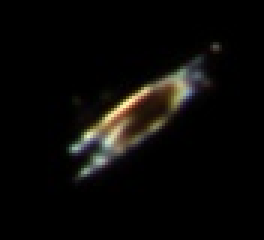
#> input picture data/zooplankton_0p5x/aphanizomenon/training_data/SPC-EAWAG-0P5X-1589551247876602-10296655081978-000379-007-2832-1792-88-80.jpeg, 88 x 80 px (shown 3 times larger); its folder holds only this picture in this run
$ python plankton_ingress.py
#> lines starting #> are read from the running program, lines starting #| are printed output that depends on the picture
import os
import numpy as np
from PIL import Image
from pathlib import Path

# Configuration
QUBIT_DIMS = (16, 16)
DATA_DIR = Path(__file__).parent.parent / 'data' / 'zooplankton_0p5x'

def get_plankton_names():
    plank_dir = os.listdir(DATA_DIR)
    plank = sorted(filter(lambda x: not x.startswith('.'), plank_dir))
    return plank

def load_images_for_class(class_name, limit=50):
#> called with class_name = 'aphanizomenon', limit = 50
    class_dir = DATA_DIR / class_name / 'training_data'
    if not class_dir.exists():
        return []

    img_paths = list(class_dir.glob('*.jpeg'))[:limit]
    imgs = []
    for p in img_paths:
        try:
            with Image.open(p) as img:
                # Convert to grayscale and resize to 16x16 as per Phase Two requirement
#> img is the input picture: PIL image 88x80 RGB; mean R, G, B 10.8, 9.7, 7.9
                img = img.convert('L')
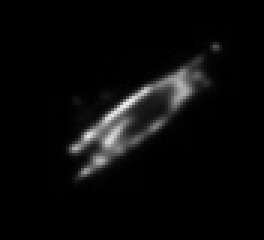
#> img: PIL image 88x80 L (shown 3 times larger); min 0, max 238, mean 9.8
                img = img.resize(QUBIT_DIMS, Image.BILINEAR)
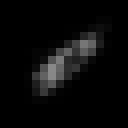
#> img: PIL image 16x16 L (shown 8 times larger); min 0, max 136, mean 9.8
                imgs.append(np.asarray(img) / 255.0)
        except Exception as e:
            print(f"Error loading {p}: {e}")
    return imgs

def prepare_binary_dataset(class_a, class_b, limit=50, test_split=0.25):
    imgs_a = load_images_for_class(class_a, limit)
#> imgs_a = 1 item
    imgs_b = load_images_for_class(class_b, limit)
#> call 2 of load_images_for_class, with class_name = 'asplanchna', limit = 50
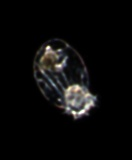
#> input picture data/zooplankton_0p5x/asplanchna/training_data/SPC-EAWAG-0P5X-1526947882588679-1089736153896-006729-006-2164-1964-132-160.jpeg, 132 x 160 px
#> in load_images_for_class, img is the input picture: PIL image 132x160 RGB; mean R, G, B 10.9, 10.5, 10.3
#> in load_images_for_class (call 2), `img = img.resize(QUBIT_DIMS, Image.BILINEAR)`:
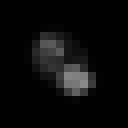
#> img: PIL image 16x16 L (shown 8 times larger); min 0, max 137, mean 10.6
#> imgs_b = 1 item

    labels_a = np.zeros(len(imgs_a))
#> labels_a = [0]
    labels_b = np.ones(len(imgs_b))
#> labels_b = [1]

    X = np.array(imgs_a + imgs_b)
    y = np.concatenate([labels_a, labels_b])
#> y = [0, 1]

    # Shuffle
    indices = np.random.permutation(len(X))
#> indices = [1, 0]
    X, y = X[indices], y[indices]
#> y = [1, 0]

    split_idx = int(len(X) * (1 - test_split))
#> split_idx = 1
    return (X[:split_idx], y[:split_idx]), (X[split_idx:], y[split_idx:])

if __name__ == "__main__":
    plank = get_plankton_names()
    print(f"Found {len(plank)} classes.")
    if len(plank) >= 2:
        (x_train, y_train), (x_test, y_test) = prepare_binary_dataset(plank[0], plank[1])
#> y_train = [1]; y_test = [0]
        print(f"Prepared dataset for {plank[0]} vs {plank[1]}")
        print(f"Train size: {len(x_train)}, Test size: {len(x_test)}")
#| Train size: 1, Test size: 1
